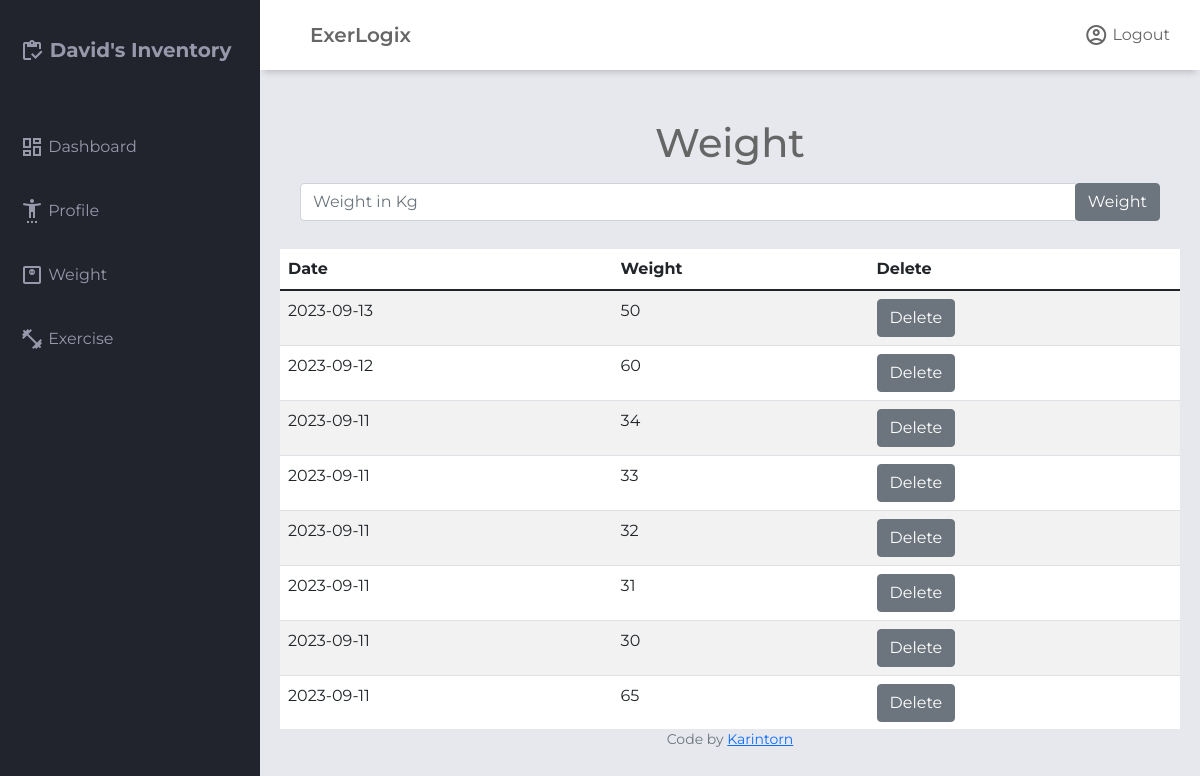
Page /weight (signed in) on the committed database.
### tables this page shows
CREATE TABLE users (
    id INTEGER PRIMARY KEY AUTOINCREMENT NOT NULL,
    username TEXT NOT NULL,
    hash TEXT NOT NULL
);

CREATE TABLE weightlogs (
    id INTEGER PRIMARY KEY AUTOINCREMENT NOT NULL,
    user_id INTEGER NOT NULL,
    weight DECIMAL NOT NULL,
    timestamp DATETIME DEFAULT CURRENT_TIMESTAMP,
    FOREIGN KEY (user_id) REFERENCES users(id)
);

### app.py (the view, shortened to what this page needs)
@app.route("/weight", methods=["GET","POST"])
@login_required
def weight():
    username = db.execute(
        "SELECT username FROM users WHERE id= :user_id", user_id=session["user_id"]
    )[0]
    weights = db.execute(
           "SELECT id, weight, date(timestamp) as date FROM weightlogs WHERE user_id= :user_id ORDER BY timestamp DESC",
           user_id=session["user_id"]
    )
    return render_template("weight.html",username=username, weights=weights)

### app.py (called while the page is built)
@app.after_request
def after_request(response):
    response.headers["Cache-Control"] = "no-cache, no-store, must-revalidate"
    response.headers["Expires"] = 0
    response.headers["Pragma"] = "no-cache"
    return response

### helper.py (called while the page is built)
def login_required(f):
    @wraps(f)
    def decorated_function(*args, **kwargs):
        if session.get("user_id") is None:
            return redirect("/login")
        return f(*args, **kwargs)
    return decorated_function

### templates/weight.html (shortened to what this page needs)
{% extends "layout.html" %}
{% block username %}{{username.username}}{% endblock %}
{% block main1 %}
    <div class="container-fluid">
        <h1 style="text-align: center">Weight</h1>
        <form class="p-2" action="/weight" method="post">
            <div class="input-group">
            <input type="text" name="weight" class="form-control" placeholder="Weight in Kg">
            <div class="input-group-append">
                <button type="submit" class="btn btn-secondary">Weight</button>
            </div>
            </div>
        </form>
    </div>
    <div id="collapse1">
        <table class="table table-striped ">
            <thead>
                <tr>
                    <th>Date</th>
                    <th>Weight</th>
                    <th>Delete</th>
                </tr>
            </thead>
            <tbody>
                {% for weight in weights %}
                    <tr>
                        <td>{{weight.date}}</td>
                        <td>{{weight.weight}}</td>
                        <td>
                            <button type="button" class="btn btn-secondary position-relative">
                                <a style="text-decoration:none; color:#fff;" href="/delete_weight/{{weight.id}}">Delete </a>
                            </button>
                        </td>
                    </tr>
                {% endfor %}
            </tbody>
        </table>
    </div>
{% endblock %}

### templates/layout.html (shortened to what this page needs)
<!DOCTYPE html>
<html lang="en">
    <head>
         <link href="https://cdn.jsdelivr.net/npm/bootstrap@5.1.3/dist/css/bootstrap.min.css" rel="stylesheet">
        <link rel="stylesheet" href="/static/styles.css">
    </head>
    {% if session["user_id"] %}
    <body id="body-session">
        <div class="grid-container">
            <header class="header">
                <div class="header-left">
                    <span class="title" >ExerLogix</span>
                </div>
                <div class="header-right">
                    <span class="material-icons-outlined">account_circle</span>
                    <span><a class="text-primaryc" style="text-decoration:none" href="/logout">Logout</a></li>
                </div>
            </header>
            <aside id="sidebar">
                <div class="sidebar-title">
                    <div class="sidebar-brand">
                        <span class="material-icons-outlined">inventory</span> {% block username %}{% endblock %}'s Inventory
                    </div>
                </div>
                <ul class="sidebar-list">
                    <li class="sidebar-list-item">
                        <a href="/" style="text-decoration:none; color:#9799ab;" >
                            <span class="material-icons-outlined">dashboard</span>  Dashboard
                        </a>
                    </li>
                    <li class="sidebar-list-item">
                        <a href="/profile" style="text-decoration:none; color:#9799ab;" >
                            <span class="material-icons-outlined">settings_accessibility</span> Profile
                        </a>
                    </li>
                    <li class="sidebar-list-item">
                        <a href="/weight" style="text-decoration:none; color:#9799ab;" >
                            <span class="material-icons-outlined">monitor_weight</span> Weight
                        </a>
                    </li>
                    <li class="sidebar-list-item">
                        <a href="/exercise" style="text-decoration:none; color:#9799ab;" >
                            <span class="material-icons-outlined">fitness_center</span> Exercise
                        </a>
                    </li>
                </ul>
            </aside>
            <main class="main-container">
               {% block main1 %}{% endblock %}
               <div class="container">
                <footer class="mb-5 small text-center text-muted">
                    Code by <a href="/">Karintorn</a>
                </footer>
              </div>
            </main>
        </div>
    </body>
    {% endif %}
</html>

### static/styles.css (style rules this page uses)
#body-session { margin: 0; padding: 0; box-sizing: border-box; background-color: #e6e8ed; color: #666666; font-family: "Montserrat", sans-serif; }
.material-icons-outlined { vertical-align: middle; line-height: 1px }
.text-primaryc { color: #666666; }
.grid-container { display: grid; grid-template-columns: 260px 1fr 1fr 1fr; grid-template-rows: 0.2fr 3fr; grid-template-areas:"sidebar header header header" "sidebar main main main"; height: 100vh; }
.header { grid-area: header; height: 70px; background-color: #ffffff; display: flex; align-items: center; justify-content:space-between; padding: 0 30px 0 30px; box-shadow: 0 6px 7px -4px rgba(0, 0, 0, 0.2); }
.title { font-weight:600; font-size: 20px; padding: 20px 20px 20px 20px; font-family: "Montserrat", sans-serif; }
#sidebar { grid-area: sidebar; height: 100%; background-color: #21232d; color: #9799ab; overflow-y: auto; transition: all 0.5s; -webkit-transition: all 0.5s; }
.sidebar-title { display: flex; justify-content: space-between; align-items: center; padding: 20px 20px 20px 20px; margin-bottom: 30px; }
.sidebar-brand { margin-top: 15px; font-size: 20px; font-weight: 700; }
.sidebar-list { padding: 0; margin-top: 15px; list-style-type: none; }
.sidebar-list-item { padding: 20px 20px 20px 20px; }
.main-container { grid-area: main; overflow-y: auto; padding: 20px 20px; }
#collapse1 { overflow-y:scroll; height:480px; background-color:white; margin-top: 20px }

### rows in the picture
users: username "David"
weightlogs: date "2023-09-13", weight "50"
weightlogs: date "2023-09-12", weight "60"
weightlogs: date "2023-09-11", weight "34"
weightlogs: date "2023-09-11", weight "33"
weightlogs: date "2023-09-11", weight "32"
weightlogs: date "2023-09-11", weight "31"
weightlogs: date "2023-09-11", weight "30"
weightlogs: date "2023-09-11", weight "65"
